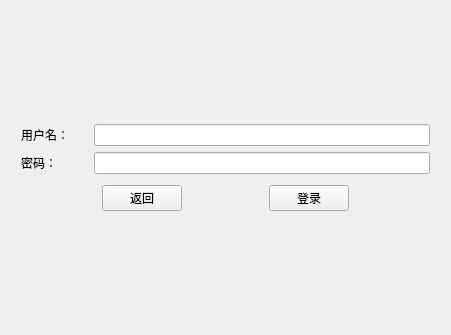
<?xml version="1.0" encoding="UTF-8"?>
<ui version="4.0">
 <class>Form</class>
 <widget class="QWidget" name="Form">
  <property name="geometry">
   <rect>
    <x>0</x>
    <y>0</y>
    <width>451</width>
    <height>335</height>
   </rect>
  </property>
  <property name="windowTitle">
   <string>登录</string>
  </property>
  <layout class="QVBoxLayout" name="verticalLayout_2">
   <item>
    <layout class="QVBoxLayout" name="verticalLayout">
     <property name="leftMargin">
      <number>10</number>
     </property>
     <property name="rightMargin">
      <number>10</number>
     </property>
     <item>
      <layout class="QHBoxLayout" name="horizontalLayout" stretch="1,5">
       <item>
        <widget class="QLabel" name="label">
         <property name="text">
          <string>用户名：</string>
         </property>
        </widget>
       </item>
       <item>
        <widget class="QLineEdit" name="lineEdit"/>
       </item>
      </layout>
     </item>
     <item>
      <layout class="QHBoxLayout" name="horizontalLayout_2" stretch="1,5">
       <item>
        <widget class="QLabel" name="label_2">
         <property name="text">
          <string>密码：</string>
         </property>
        </widget>
       </item>
       <item>
        <widget class="QLineEdit" name="lineEdit_2">
         <property name="echoMode">
          <enum>QLineEdit::Password</enum>
         </property>
        </widget>
       </item>
      </layout>
     </item>
     <item>
      <layout class="QHBoxLayout" name="horizontalLayout_3">
       <property name="topMargin">
        <number>5</number>
       </property>
       <item>
        <widget class="QPushButton" name="pushButton">
         <property name="sizePolicy">
          <sizepolicy hsizetype="Fixed" vsizetype="Fixed">
           <horstretch>0</horstretch>
           <verstretch>0</verstretch>
          </sizepolicy>
         </property>
         <property name="text">
          <string>返回</string>
         </property>
        </widget>
       </item>
       <item>
        <widget class="QPushButton" name="pushButton_3">
         <property name="sizePolicy">
          <sizepolicy hsizetype="Fixed" vsizetype="Fixed">
           <horstretch>0</horstretch>
           <verstretch>0</verstretch>
          </sizepolicy>
         </property>
         <property name="text">
          <string>登录</string>
         </property>
        </widget>
       </item>
      </layout>
     </item>
    </layout>
   </item>
  </layout>
 </widget>
 <resources/>
 <connections/>
</ui>
